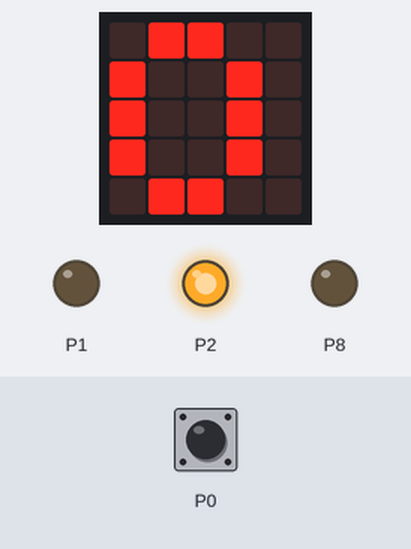
This program was run on a simulated BBC micro:bit (MakeCode). Parts: the board's 5×5 LED display, output pins drawn as LEDs (lit = HIGH). The inputs (shaded band) are chosen by the test bench; at power-on: P0 LOW.

Above: at 1.2 s.
1.3 s: P0 pulled HIGH for 0.95 s
At 2.1 s:
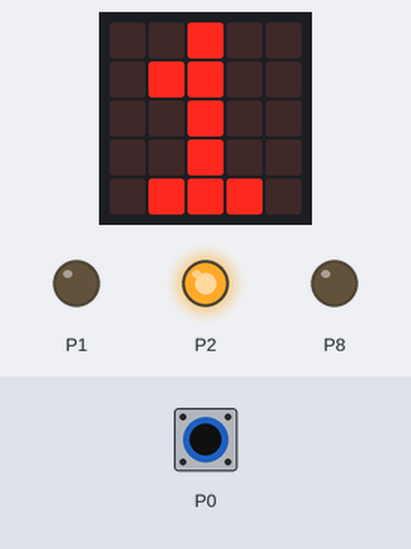
Timing chart, 0 to 4.3 s (numbered marks = the images above; inputs shaded):
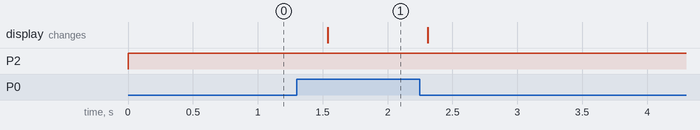

Measured:
- after the input at 1.3 s, the display: changes after 0.24 s (image 1)

The program:

main.ts
```typescript
let lumière = 0
function blanche () {
    pins.digitalWritePin(DigitalPin.P1, 1)
    pins.digitalWritePin(DigitalPin.P2, 1)
    pins.digitalWritePin(DigitalPin.P8, 1)
}
function rouge () {
    pins.digitalWritePin(DigitalPin.P1, 0)
    pins.digitalWritePin(DigitalPin.P2, 1)
    pins.digitalWritePin(DigitalPin.P8, 0)
}
function vert () {
    pins.digitalWritePin(DigitalPin.P1, 0)
    pins.digitalWritePin(DigitalPin.P2, 1)
    pins.digitalWritePin(DigitalPin.P8, 0)
}
basic.forever(function () {
    lumière = pins.digitalReadPin(DigitalPin.P0)
    if (lumière > 550) {
        vert()
    }
    if (lumière < 450) {
        rouge()
    }
    if (lumière <= 450 && lumière >= 550) {
        blanche()
    }
    basic.showNumber(lumière)
})
```

test.ts
```typescript
// les tests vont ici ; cela ne sera pas compilé si ce paquet est utilisé en tant qu'extension.
```
